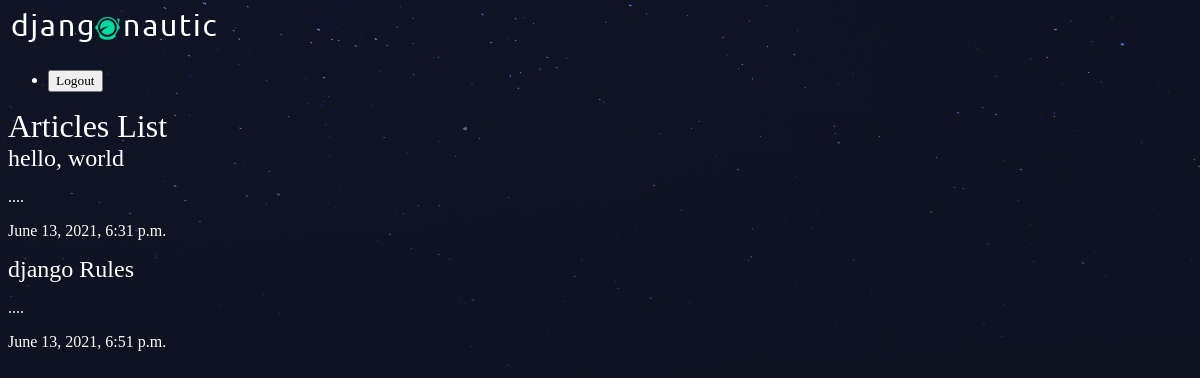
The app's page /articles/, older data.
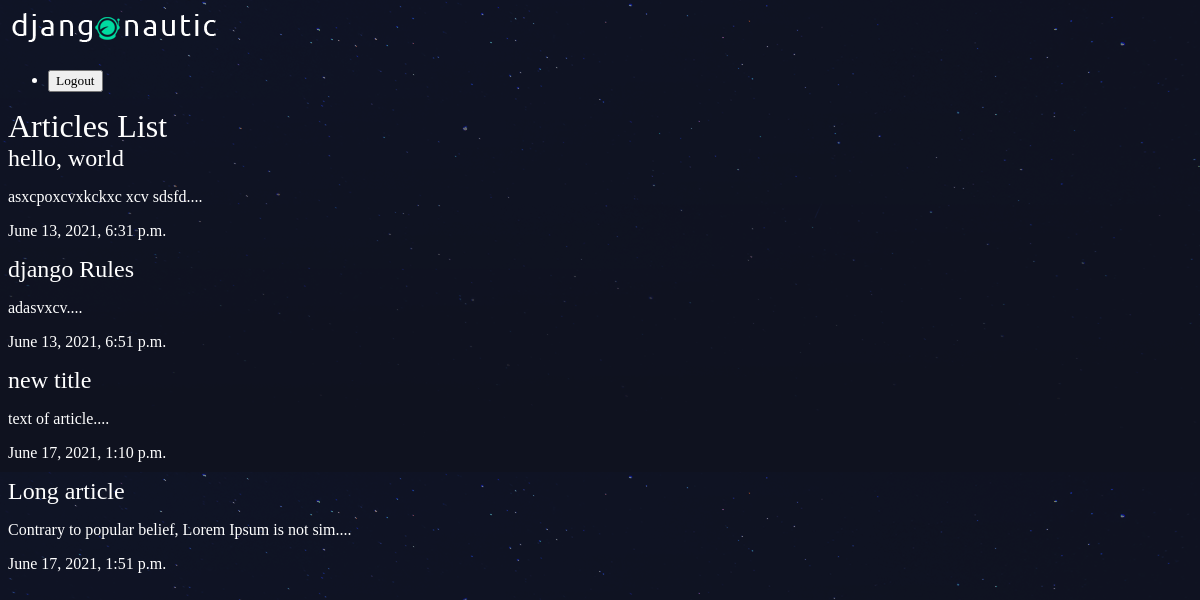
The same page, newer data.
### articles/models.py (models this page shows, shortened)
class Article(models.Model):
    title = models.CharField(max_length=100)
    slug = models.SlugField()
    body = models.TextField()
    date = models.DateTimeField(auto_now_add=True)
    thumb = models.ImageField(default='default.png', blank=True)
    def snippet(self):
        return self.body[:50]+"...."

### articles/views.py (the view)
def article_list(request):
    articles = Article.objects.all().order_by('date')
    return render(request, 'articles/article_list.html', {'articles': articles})

### articles/templates/articles/article_list.html
{% extends 'base_layout.html'%}
{% block content%}
    <h1>Articles List</h1>
	<div class="articles">
		{% for article in articles %}
			<div class="article">
				<h2><a href="{% url 'articles:detail' slug=article.slug%}">{{ article.title }}</a></h2>
				<p>{{ article.snippet }}</p>
				<p>{{ article.date }}</p>
			</div>
		{% endfor %}
	</div>
{% endblock %}

### templates/base_layout.html (shortened to what this page needs)
{% load static from static %}
<!DOCTYPE html>
<html>
    <head>
		<link rel="stylesheet" href="{% static 'styles.css' %}">
    </head>
    <body>
		<header class="wrapper">
			<h1><a href="{% url 'articles:list' %}"><img src="{% static 'logo.png'%}" /></a></h1>
            <nav>
                <ul>
                    <li>
                        <form class="logout-link" action="{% url 'accounts:logout' %}" method="post">
                            <button type="submit">Logout</button>
                        </form>
                    </li>
                </ul>
            </nav>
		</header>
		<div class="wrapper">
			{% block content %}
			{% endblock %}
		</div>
    </body>
</html>

### assets/styles.css (style rules this page uses)
body { background-color: #0f121f; background-image: url(stars.png); background-repeat-y: no-repeat; color: #fff; }
body * { font-family: Ubuntu; }
h1, h2, h3, h4, h5 { font-weight: normal; margin: 0; }
a, a:hover, a:visited { color: #fff; text-decoration: none; }

Row changes from the older to the newer data that the page shows:
changed Article "hello, world": snippet "...." → "asxcpoxcvxkckxc xcv sdsfd...."
changed Article "django Rules": snippet "...." → "adasvxcv...."
added Article: title "new title", snippet "text of article....", date "June 17, 2021, 1:10 p.m."
added Article: title "Long article", snippet "Contrary to popular belief, Lorem Ipsum is not sim....", date "June 17, 2021, 1:51 p.m."
